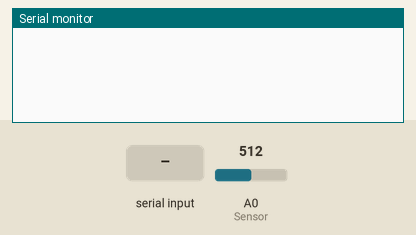
Recording of a sketch running on a simulated Arduino Uno, built with avr-gcc and run on an emulated ATmega328P. On the bench: the last lines printed to the serial monitor. The test bench sets the inputs (shaded band); at power-on: A0 (Sensor) = 512.

Above: at 1.2 s.
1.3 s: "1\n" received over Serial
At 2.1 s:
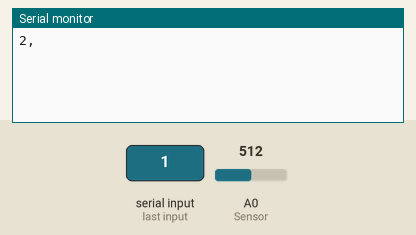
2.8 s: "2\n" received over Serial
At 3.2 s:
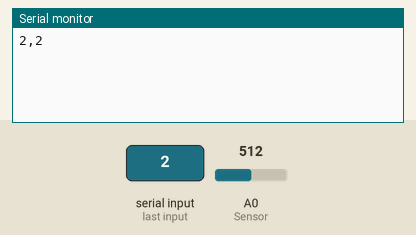

The sketch:

SoilMoistureSensor.ino
```cpp
const int AirValue = 520;
const int WaterValue = 240;
int soilMoistureValue = 0;
int soilMoisturePct = 0;
String command;

void setup() {
  Serial.begin(9600); // open the serial port and set the baud rate to 9600bps
}

void loop() {
  if (Serial.available()) {
    command = Serial.readStringUntil('\n'); // https://www.norwegiancreations.com/2017/12/arduino-tutorial-serial-inputs/#:~:text=Arduino%20serial%20monitor.-,Sending%20Commands,-A%20more%20usable

    if (command.equals("1")) { // Our encoding for "Send all data"
      Serial.print(sense_SM()); // Send soil moisture percentage
      Serial.print(",");
    }
    else if (command.equals("2")) { // Our encoding for "Send soil moisture percentage"
      Serial.print(sense_SM());
    }
  }
}

int sense_SM() { // Sense soil moisture
  soilMoistureValue = analogRead(A0);  //put Sensor insert into soil
  soilMoisturePct = map(soilMoistureValue, AirValue, WaterValue, 0, 100);

  if (soilMoisturePct > 100) { // For confusion's sake if it's higher than our calibration just call it 100%
    soilMoisturePct = 100;
  }
  else if (soilMoisturePct < 0) { // Similarly if the value is below 0% moisture just call it 0%
    soilMoisturePct = 0;
  }

  return soilMoisturePct;
}
```

Measured:
- after the input at 1.3 s, the serial monitor: prints a new line at once (image 1)
- after the input at 2.8 s, the serial monitor: prints a new line at once (image 2)
